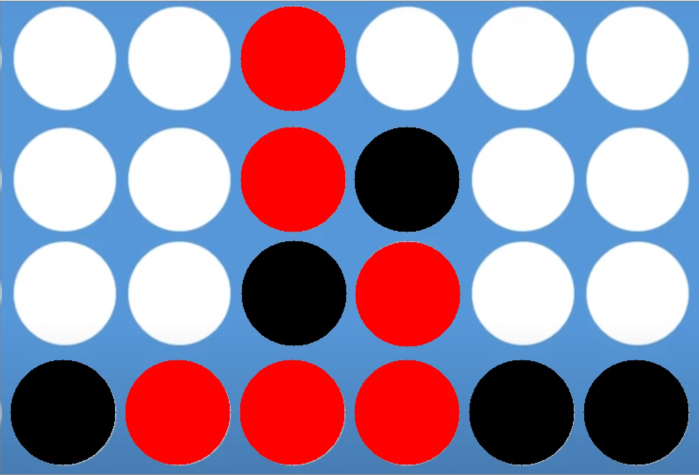
#> input picture state1.jpg, 1398 x 950 px (shown at 1/2 size)
$ python connect_four.py
#> lines starting #> are read from the running program, lines starting #| are printed output that depends on the picture; after the words box and inside, x2 and y2 are one past the last pixel; in counts of white or black regions, pixels touching at a corner belong together
import cv2
import numpy as np;
import math
import random
import time
class Circle_node:
    def __init__(self):
        self.drawn=False
        self.color='white'
        self.value='0'
        self.cX=-1
        self.cY=-1
class ROS:
    def __init__(self):
        self.winner='0'

    # [67 lines left out: functions checkIsConsecutiveFourInList, isConsecutiveFour, not called in this run]

class Board:
    def __init__(self,rows,cols,mode='user'):
        self.rows=rows
        self.cols=cols
        self.img=None
        self.width=800
        self.height=540
        self.turn=1
        self.quit_game=False
        self.board=[[Circle_node() for j in range(cols)] for i in range(rows)]
        self.data=None
        self.roi=ROS()
        self.mode=mode

    def init_image(self,img_path,width=800,height=540):
        self.img = cv2.imread(img_path)
        self.img=cv2.resize(self.img, (width, height))
        self.width,self.height=width,height
        #cv2.namedWindow('Connect four game')
        # initialize data array
        self.data=['0']*self.rows
        for i in range(self.rows):
            self.data[i]=['0']*self.cols

        self.detect_circles(self.img.copy(),'white')


    def detect_circles(self,im,color):

        hsv = cv2.cvtColor(im, cv2.COLOR_BGR2HSV)
        # Mask things that are in the "red" corner of HSV
        if color=='white':
            Lower = (0, 0, 0)
            Upper = (0, 0, 255)

        elif color == 'black':
            Lower= (0, 0, 0)
            Upper= (180, 255, 30)
        elif color=='red':
            redLower= np.array([0,120,70])

            redUpper = np.array([10,255,255])

            mask1=cv2.inRange(hsv, redLower, redUpper)
            redLower=np.array([170,120,70])

            redUpper = np.array([180,255,255])

            mask2=cv2.inRange(hsv, redLower, redUpper)
        if color!='red':
            maskR = cv2.inRange(hsv, Lower, Upper)

        else:
            maskR=mask1+mask2
        # Smooth result (better actually with iterations=2)
        maskR = cv2.erode(maskR, None, iterations=1)
        maskR = cv2.dilate(maskR, None, iterations=1)


        # Detect contours around possible blobs
        cntsR = cv2.findContours(maskR.copy(), cv2.RETR_EXTERNAL,
        cv2.CHAIN_APPROX_SIMPLE)
        cntsR = cntsR[0]
        # draw the biggest contour (c) in green
        consider_circles=[]
        cons_cnt=[]
        for c in cntsR:
        # compute the center of the contour

            x,y,w,h = cv2.boundingRect(c)

            # draw the biggest contour (c) in green
            area=w*h
            area=np.array(area)
            if area>1500:

                cons_cnt.append(c)
                cv2.rectangle(im,(x,y),(x+w,y+h),(0,255,0),2)

        contours_sorted=self.sort_contours(cons_cnt,maskR.copy())
        #print(contours_sorted)
        for i in range(len(contours_sorted)):
            cont_idx=contours_sorted[i][2]
            c=cons_cnt[cont_idx]
            M = cv2.moments(c)
            cX = int(M["m10"] / M["m00"])
            cY = int(M["m01"] / M["m00"])

            # draw the contour and center of the shape on the image
            #cv2.drawContours(im, [c], -1, (0, 255, 0), 2)

            consider_circles.append((cX,cY))
            cv2.circle(im, (cX, cY), 7, (0, 255, 0), -1)
            #cv2.putText(im, "center", (cX - 20, cY - 20),
            #cv2.FONT_HERSHEY_SIMPLEX, 0.5, (255, 255, 255), 2)

        if color== 'white':
            self.init_consider_circles(consider_circles)
        else:
            #self.show_img(im)
            #self.show_img(maskR)
            for i in range(self.rows):
                for j in range(self.cols):
                    for k in range(len(consider_circles)):

                        ret_bool=math.pow((consider_circles[k][0]-self.board[i][j].cX),2)+math.pow((consider_circles[k][1]-self.board[i][j].cY),2)<=math.pow(60,2)
                        if ret_bool:
                            if color=='black':
                                self.board[i][j].value='?'
                            elif color=='red':
                                self.board[i][j].value='X'
                            self.board[i][j].drawn=True

    def sort_contours(self,cons_cnt,img):
        # code for sorting contours
        h,w = img.shape[:2]
        # sum all rows
        sumOfRows = np.sum(img, axis=1)

        # loop the summed values
        startindex = 0
        lines = []
        compVal = True
        for i, val in enumerate(sumOfRows):
            # logical test to detect change between 0 and > 0
            testVal = (val > 0)
            if testVal == compVal:
                    # when the value changed to a 0, the previous rows
                    # contained contours, so add start/end index to list
                    if val == 0:
                        lines.append((startindex,i))
                    # update startindex, invert logical test
                        startindex = i+1
                    compVal = not compVal
        # create empty list

        lineContours = []
        # find contours (you already have this)
        contours=cons_cnt

        for j,cnt in enumerate(contours):

            (x,y,w,h) = cv2.boundingRect(cnt)
            cv2.rectangle(img,(x,y),(x+w,y+h),(0,255,0),2)
            for i,line in enumerate(lines):
                if y >= line[0] and y <= line[1]:
                    lineContours.append([line[0],x,j])
                    break

        # sort list on line number,  x value and contour index
        contours_sorted = sorted(lineContours)
        return contours_sorted

    # [4 lines left out: function show_img, not called in this run]

    def print_board(self):
        for i in range(self.rows):
            for j in range(self.cols):

                if self.board[i][j].value=='0':
                    print('0',end=' ')
                elif self.board[i][j].value=='X':
                    print('X',end=' ')
                elif self.board[i][j].value=='?':
                    print('?',end=' ')

            print()

    def init_consider_circles(self,consider_circles):
        k=0
        for i in range(self.rows):
            for j in range(self.cols):
                self.board[i][j].cX=consider_circles[k][0]
                self.board[i][j].cY=consider_circles[k][1]
                k+=1
    # mouse callback function
    # [68 lines left out: functions draw_circle, drop_disk_validity, drop_disk, get_board_data, iterate_circle_cords, check_connected_pairs and 1 more, not called in this run]


    def run_game(self):
        # Create a  image, a window and bind the function to window
        img = self.img
        img=cv2.resize(img, (self.width, self.height))
        cv2.namedWindow('image')

        cv2.setMouseCallback('image',self.draw_circle)

        while(1):

            cv2.imshow('image',self.img.copy())
            k = cv2.waitKey(20) & 0xFF
            if k == 27:
                break
            elif k == ord('a'):
                print (ix,iy)
            elif k == ord('s'):
                self.recognize_state(self.img)
            elif self.quit_game==True:
                break
        if self.roi.winner=='X':
            win=cv2.imread('you_win.png',1)
            win=cv2.resize(win, (self.width, self.height))
            self.show_img(win)
            print("Contratulations you have won the game!!!")
        elif self.roi.winner=='?':
            lose=cv2.imread('you_lose.png',1)
            lose=cv2.resize(lose, (self.width, self.height))
            self.show_img(lose)
            print("You lose, Robot has won the match")
        cv2.destroyAllWindows()
        self.print_board()


# initialize the board
board=Board(4,6)
im = cv2.imread("state1.jpg")
#> im is the input picture: shape (950, 1398, 3); mean B, G, R 163.7, 139.8, 155.6
width,height=800,540
im=cv2.resize(im, (width, height))
#> im: shape (540, 800, 3)
board.init_image("simple_board.jpg",800,540)
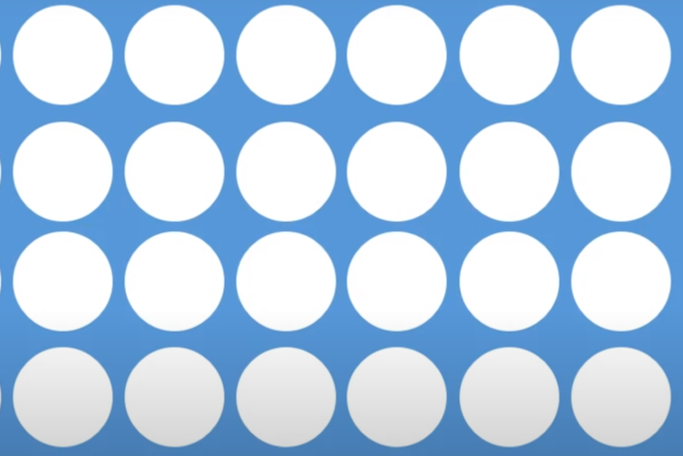
#> input picture simple_board.jpg, 1365 x 911 px (shown at 1/2 size)
#> in init_image, self.img is the input picture: shape (911, 1365, 3); mean B, G, R 232.5, 207.3, 182.3
#> in init_image, `self.img=cv2.resize(self.img, (width, height))`:
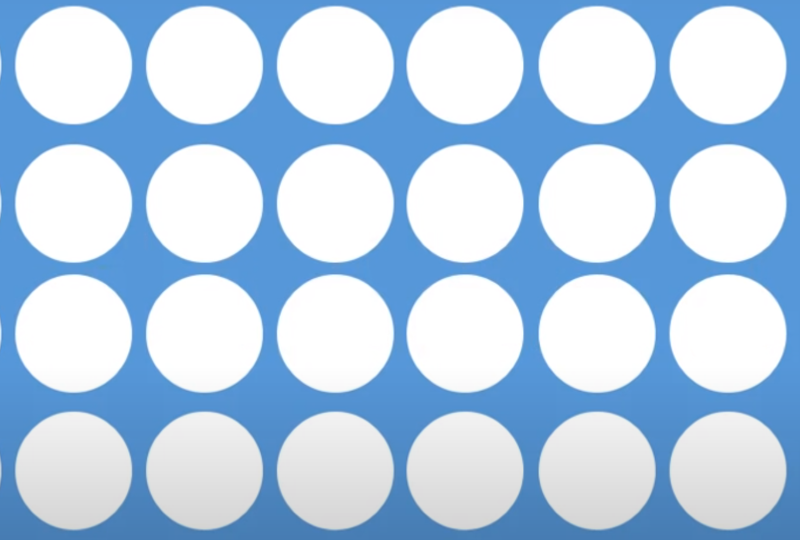
#> self.img: shape (540, 800, 3); mean B, G, R 232.5, 207.3, 182.2
#> in detect_circles, `hsv = cv2.cvtColor(im, cv2.COLOR_BGR2HSV)`: hsv: shape (540, 800, 3); mean H, S, V 55.7, 61, 232.5
#> in detect_circles, `maskR = cv2.inRange(hsv, Lower, Upper)`:
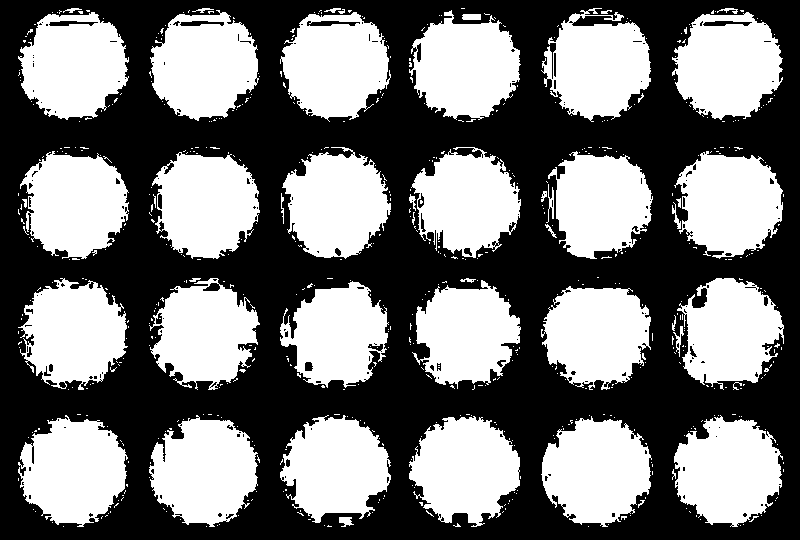
#> maskR: shape (540, 800); 46.8% white; 625 white regions (575 under 20 px), largest, box (x1, y1, x2, y2) and area: (541, 416, 652, 527) 8750, (149, 415, 258, 527) 8651, (674, 415, 783, 527) 8623
#> in detect_circles, `maskR = cv2.erode(maskR, None, iterations=1)`: maskR: shape (540, 800); 41.7% white; 115 white regions (87 under 20 px), largest, box (x1, y1, x2, y2) and area: (543, 421, 650, 524) 8024, (151, 419, 256, 526) 7853, (21, 420, 125, 523) 7834
#> in detect_circles, `maskR = cv2.dilate(maskR, None, iterations=1)`:
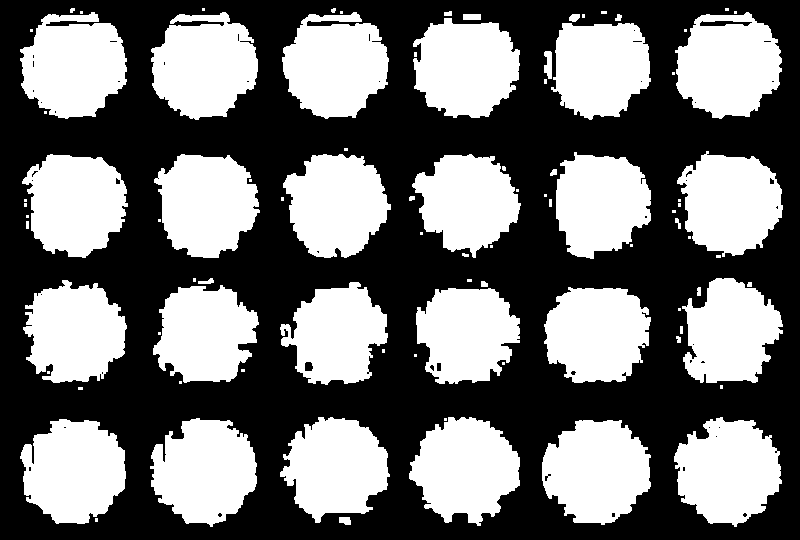
#> maskR: shape (540, 800); 45.1% white; 89 white regions (45 under 20 px)
#> in detect_circles, `cntsR = cv2.findContours(maskR.copy(), cv2.RETR_EXTERNAL, cv2.CHAIN_AP..`: cntsR = 89 contours, 54 with area under 20; largest, box (x1, y1, x2, y2) and area: (675, 12, 782, 119) 8440, (542, 420, 651, 525) 8398, (674, 417, 782, 527) 8266, (151, 12, 258, 120) 8264, (20, 12, 127, 119) 8242
#> the loop in detect_circles, `for c in cntsR:` made 89 passes
#> (x, y, w, h, area) on passes 2, 3, 4, 6, 7, 8, 9, 18, 22, 23, 24, 25: (339, 517, 12, 8, 96), (542, 420, 109, 105, 11445), (20, 419, 106, 105, 11130), (150, 418, 107, 109, 11663), (674, 417, 108, 110, 11880), (409, 417, 111, 109, 12099), (280, 417, 110, 106, 11660), (676, 336, 5, 7, 35), (416, 288, 104, 96, 9984), (697, 287, 4, 9, 36), (544, 287, 107, 96, 10272), (153, 285, 106, 98, 10388)
#> (x, y, w, h) on passes 61, 62, 71, 72, 77, 78: (556, 152, 95, 107), (677, 151, 106, 106), (551, 23, 100, 97), (413, 18, 107, 100), (675, 12, 107, 107), (282, 12, 107, 107)
#> after the loop in detect_circles, `for c in cntsR:`:
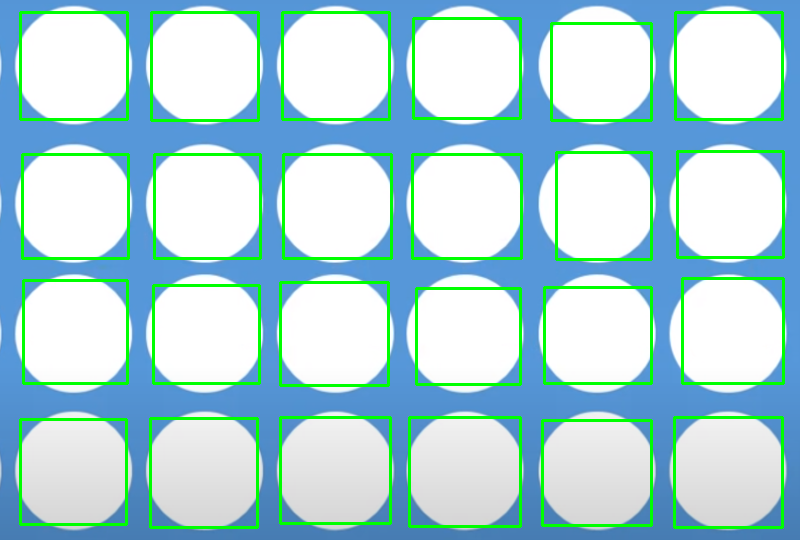
#> im: shape (540, 800, 3); 6.99% of pixels changed, all inside (x1, y1, x2, y2) = (19, 11, 785, 529); drawn as B, G, R
#> after the loop in detect_circles, `for c in cntsR:`: cons_cnt = 24 contours; largest, box (x1, y1, x2, y2) and area: (675, 12, 782, 119) 8440, (542, 420, 651, 525) 8398, (674, 417, 782, 527) 8266, (151, 12, 258, 120) 8264, (20, 12, 127, 119) 8242
#> in sort_contours, `sumOfRows = np.sum(img, axis=1)`: sumOfRows = 540 values, max 161670 at index 475, min 0 at index 0, mean 91974.2
#> the loop in sort_contours, `for i, val in enumerate(sumOfRows):` made 540 passes
#> (val, testVal, compVal) on pass 9: (3570, True, False)
#> after the loop in sort_contours, `for i, val in enumerate(sumOfRows):`: compVal = True; lines = [(0, 120), (121, 259), (260, 390), (391, 527)]; startindex = 528
#> in sort_contours, `contours=cons_cnt`: contours has the same summary as cons_cnt in detect_circles
#> the loop in sort_contours, `for j,cnt in enumerate(contours): ` made 24 passes
#> (x, y, w, h) on passes 1 to 12: (542, 420, 109, 105), (20, 419, 106, 105), (150, 418, 107, 109), (674, 417, 108, 110), (409, 417, 111, 109), (280, 417, 110, 106), (416, 288, 104, 96), (544, 287, 107, 96), (153, 285, 106, 98), (280, 282, 108, 103), (23, 280, 104, 103), (682, 278, 101, 105)
#> after the loop in sort_contours, `for j,cnt in enumerate(contours):`:
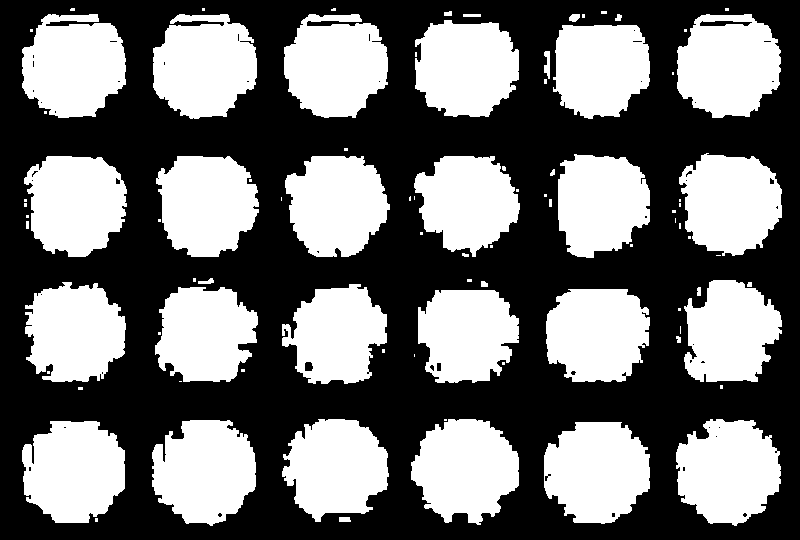
#> img: shape (540, 800); 44.7% white; 88 white regions (49 under 20 px), largest, box (x1, y1, x2, y2) and area: (153, 14, 257, 119) 8456, (544, 422, 650, 524) 8455, (676, 419, 781, 526) 8426
#> after the loop in sort_contours, `for j,cnt in enumerate(contours):`: lineContours = 24 items, first 6: [391, 542, 0], [391, 20, 1], [391, 150, 2], [391, 674, 3], [391, 409, 4], [391, 280, 5]
#> in sort_contours, `contours_sorted = sorted(lineContours)`: contours_sorted = 24 items, first 6: [0, 20, 23], [0, 151, 22], [0, 282, 21], [0, 413, 19], [0, 551, 18], [0, 675, 20]
#> the loop in detect_circles, `for i in range(len(contours_sorted)):` made 24 passes
#> (cont_idx, cX, cY) on passes 1 to 12: (23, 73, 65), (22, 203, 65), (21, 335, 65), (19, 465, 67), (18, 600, 67), (20, 728, 64), (15, 75, 203), (14, 206, 203), (13, 336, 204), (12, 467, 201), (16, 600, 202), (17, 730, 202)
#> after the loop in detect_circles, `for i in range(len(contours_sorted)):`:
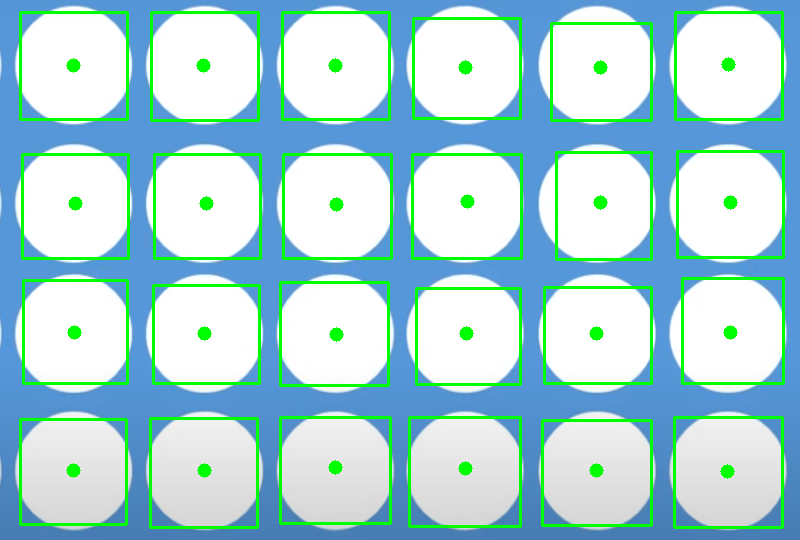
#> im: shape (540, 800, 3); 0.83% of pixels changed, all inside (x1, y1, x2, y2) = (66, 57, 738, 479); drawn as B, G, R
#> after the loop in detect_circles, `for i in range(len(contours_sorted)):`: consider_circles = [(73, 65), (203, 65), (335, 65), (465, 67), (600, 67), (728, 64), (75, 203), (206, 203), (336, 204), (467, 201), (600, 202), (730, 202), (74, 332), (204, 333), (336, 334), (466, 333), (596, 333), (730, 332), (73, 470), (204, 470), (335, 467), (465, 468), (596, 470), (727, 471)]
#> after the loop in init_consider_circles, `for i in range(self.rows):`: k = 24
#board.show_img(im)
#board.recognize_state(im)
#board.print_board()
board.run_game()
#> (key Esc is pressed here)
